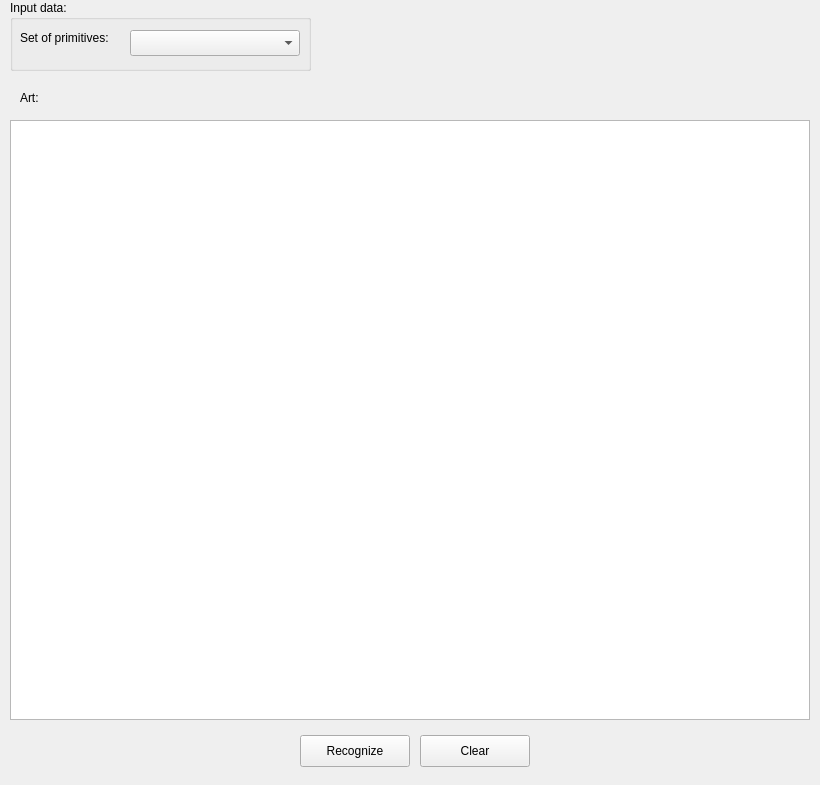
<?xml version="1.0" encoding="UTF-8"?>
<ui version="4.0">
 <class>form_syntactic</class>
 <widget class="QWidget" name="form_syntactic">
  <property name="geometry">
   <rect>
    <x>0</x>
    <y>0</y>
    <width>820</width>
    <height>785</height>
   </rect>
  </property>
  <property name="minimumSize">
   <size>
    <width>820</width>
    <height>785</height>
   </size>
  </property>
  <property name="maximumSize">
   <size>
    <width>890</width>
    <height>785</height>
   </size>
  </property>
  <property name="windowTitle">
   <string>Syntactic method</string>
  </property>
  <property name="inputMethodHints">
   <set>Qt::ImhNone</set>
  </property>
  <widget class="QPushButton" name="pb_recognize">
   <property name="geometry">
    <rect>
     <x>300</x>
     <y>735</y>
     <width>110</width>
     <height>32</height>
    </rect>
   </property>
   <property name="text">
    <string>Recognize</string>
   </property>
  </widget>
  <widget class="QGroupBox" name="gb_input_data">
   <property name="geometry">
    <rect>
     <x>10</x>
     <y>0</y>
     <width>301</width>
     <height>71</height>
    </rect>
   </property>
   <property name="title">
    <string>Input data:</string>
   </property>
   <widget class="QLabel" name="lb_primitives">
    <property name="geometry">
     <rect>
      <x>10</x>
      <y>30</y>
      <width>111</width>
      <height>16</height>
     </rect>
    </property>
    <property name="text">
     <string>Set of primitives:</string>
    </property>
   </widget>
   <widget class="QComboBox" name="cb_primitives">
    <property name="geometry">
     <rect>
      <x>120</x>
      <y>30</y>
      <width>170</width>
      <height>26</height>
     </rect>
    </property>
   </widget>
  </widget>
  <widget class="QLabel" name="lb_chart">
   <property name="geometry">
    <rect>
     <x>20</x>
     <y>90</y>
     <width>51</width>
     <height>16</height>
    </rect>
   </property>
   <property name="text">
    <string>Art:</string>
   </property>
  </widget>
  <widget class="QGraphicsView" name="gv_canvas">
   <property name="geometry">
    <rect>
     <x>10</x>
     <y>120</y>
     <width>800</width>
     <height>600</height>
    </rect>
   </property>
   <property name="verticalScrollBarPolicy">
    <enum>Qt::ScrollBarAlwaysOff</enum>
   </property>
   <property name="horizontalScrollBarPolicy">
    <enum>Qt::ScrollBarAlwaysOff</enum>
   </property>
  </widget>
  <widget class="QPushButton" name="pb_clear">
   <property name="geometry">
    <rect>
     <x>420</x>
     <y>735</y>
     <width>110</width>
     <height>32</height>
    </rect>
   </property>
   <property name="text">
    <string>Clear</string>
   </property>
  </widget>
 </widget>
 <resources/>
 <connections/>
</ui>
